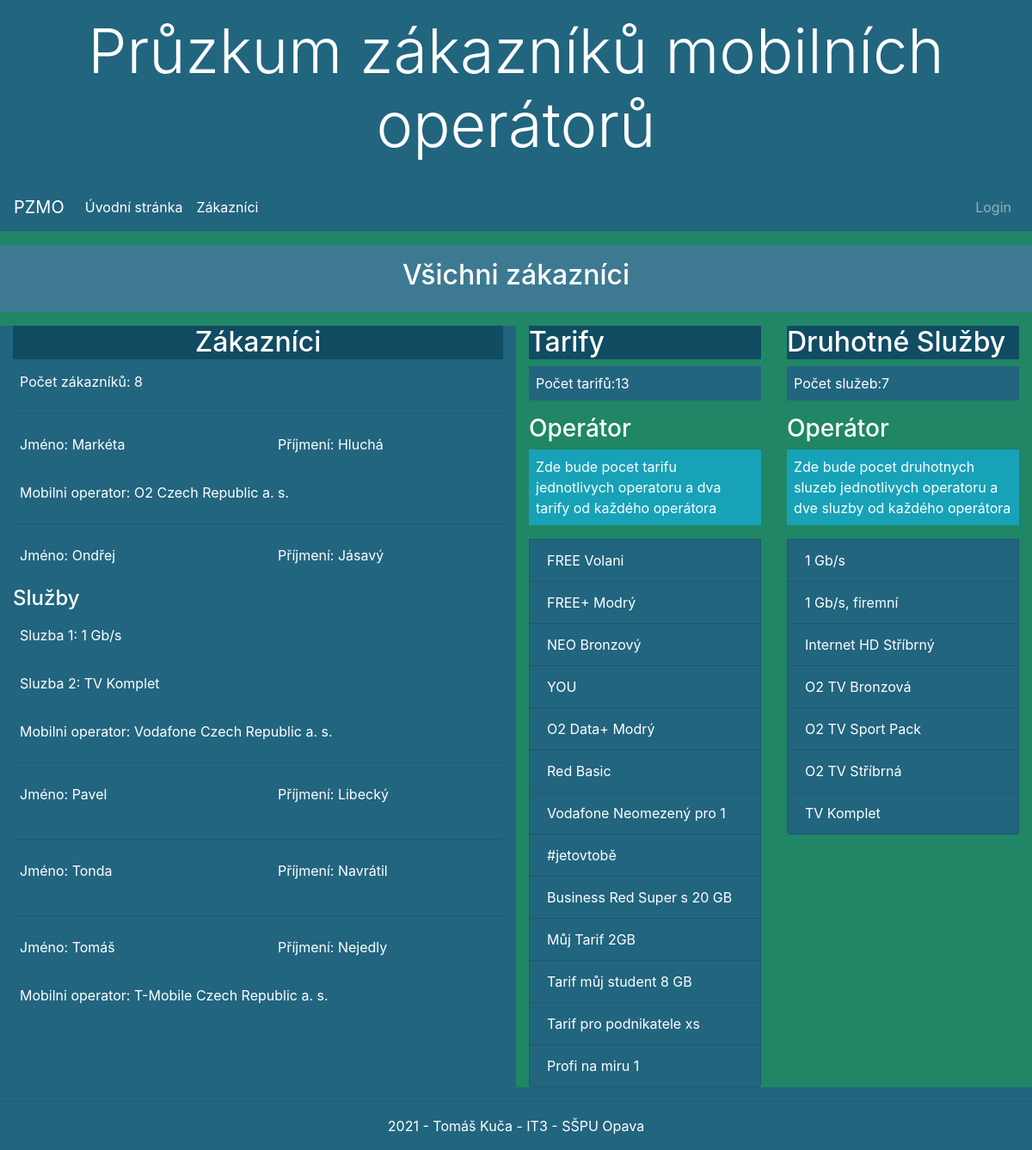
The app's page /zakaznici/ with its own data.
### zakaznici/models.py (models this page shows, shortened)
class Zakaznik(models.Model):
    jmeno = models.CharField(max_length=30, verbose_name='Křestní jméno')
    prijmeni = models.CharField(max_length=30, verbose_name='Příjmení')
    psc = models.PositiveIntegerField(validators=[MinValueValidator(10000), MaxValueValidator(99999)],
                                      verbose_name='Poštovní směrovací číslo')
    ulice = models.CharField(max_length=20, verbose_name='Ulice', blank=True)
    mesto = models.CharField(max_length=30, verbose_name='Město')
    cp = models.CharField(max_length=4, verbose_name='Číslo popisné')
    email = models.EmailField(max_length=50, unique=True, blank=True,null=True, verbose_name='Email zákazníka')
    druhotne_sluzby = models.ManyToManyField(DruhotneSluzby, blank=True, null=True,
                                             help_text='Select a secondary service of mobile operator which you use')
    class Meta:
        ordering = ['prijmeni']

class Smlouva(models.Model):
    datum_uzavreni = models.DateField(blank=True, null=True, verbose_name='Datum uzavření')
    zakaznik = models.ForeignKey(Zakaznik, on_delete=models.CASCADE)
    tarif = models.ForeignKey(Tarif, on_delete=models.CASCADE)
    operator = models.ForeignKey(MobilniOperator, on_delete=models.CASCADE)
    class Meta:
        ordering = ['datum_uzavreni']

class MobilniOperator(models.Model):
    nazev = models.CharField(max_length=100, verbose_name='Jméno mobilního operátora')
    psc = models.PositiveIntegerField(validators=[MinValueValidator(10000), MaxValueValidator(99999)],
                                      verbose_name='Poštovní směrovací číslo')
    ulice = models.CharField(max_length=20, verbose_name='Ulice')
    mesto = models.CharField(max_length=30, verbose_name='Město')
    cp = models.CharField(max_length=4, verbose_name='Číslo popisné')
    kontakt = models.PositiveIntegerField(validators=[MinValueValidator(100000000), MaxValueValidator(999999999)],
                                        default=111111111, verbose_name='Telefonni číslo')
    class Meta:
        ordering = ['nazev']

class DruhotneSluzby(models.Model):
    nazev = models.CharField(max_length=45, verbose_name='Nazev druhotné služby')
    cena = models.DecimalField(max_digits=5, decimal_places=2, verbose_name='Cena služeb za měsíc')
    popis = models.TextField(blank=True, null=True, verbose_name='Popis sluzby')
    operator = models.ForeignKey(MobilniOperator, on_delete=models.CASCADE)
    class Meta:
        ordering = ['nazev']

class Tarif(models.Model):
    nazev = models.CharField(max_length=40,verbose_name='Nazev tarifu')
    cena = models.DecimalField(max_digits=7,decimal_places=2, verbose_name='Cena tarifu')
    operator = models.ForeignKey(MobilniOperator, on_delete=models.CASCADE, blank=True, null=True)
    class Meta:
        order_with_respect_to = 'operator'

### zakaznici/views.py (the view)
# urls.py: path('', views.index, name='index'),
def index(requests):
    num_customers = Zakaznik.objects.all().count()
    num_tarify = Tarif.objects.all().count()
    num_sluzby = DruhotneSluzby.objects.all().count()
    customers = Zakaznik.objects.order_by('prijmeni')[:5]
    contracts = Smlouva.objects.order_by('-zakaznik')
    tarify = Tarif.objects.all()
    sluzby = DruhotneSluzby.objects.all()
    num_sluzby
    context = {
        'num_customers': num_customers,
        'num_tarify': num_tarify,
        'num_sluzby': num_sluzby,
        'customers': customers,
        'contracts': contracts,
        'sluzby': sluzby,
        'tarify': tarify,
    }
    return render(requests, 'index.html', context=context)

### zakaznici/templates/index.html
{% extends "base.html" %}
{% block content %}
<div class="row mt-3 mb-3 p-3 nadpis">
    <div class="col-sm-12">
        <h2 class="text-center ">Všichni zákazníci</h2>
    </div>
</div>
<div class="row" >
    {% include 'blocks/zakaznici.html' %}
    {% include 'blocks/tarify.html' %}
    {% include 'blocks/druhotne_sluzby.html' %}
</div>
{% endblock %}

### zakaznici/templates/blocks/zakaznici.html
<div class="col-md-6" id="zakaznici">
        <h2 class="text-center">Zákazníci</h2>
        <p>Počet zákazníků: {{ num_customers }}</p>
        {% for customer in customers %}
        <hr>
        <div class="row">
                <div class="col-md-6">
                        <p>Jméno: {{ customer.jmeno}}</p>
                </div>
                <div class="col-md-6">
                        <p>Příjmení: {{customer.prijmeni}}</p>
                </div>
        </div>
        {% if customer.druhotne_sluzby.all %}
        <h4>Služby</h4>
        {% for  sluz in customer.druhotne_sluzby.all %}
        <p>Sluzba {{ forloop.counter0 |add:"1"}}: {{ sluz.nazev }}</p>
        {% endfor %}
        {% endif %}
        {% for contract in contracts %}
            {% if customer.jmeno == contract.zakaznik.jmeno and customer.prijmeni == contract.zakaznik.prijmeni %}
        <p>Mobilni operator: {{ contract.operator.nazev }}</p>
            {% endif %}
        {% endfor %}
    {% endfor %}
</div>

### zakaznici/templates/blocks/tarify.html
<div class="col-md-3" id="tarify">
        <h2>Tarify</h2>
        <p>Počet tarifů:{{ num_tarify }}</p>
    <h3>Operátor</h3>
    <ul class="list-group">
            <p class="bg-info"> Zde bude pocet tarifu jednotlivych operatoru a dva tarify od každého operátora</p>
        {% for tarif in tarify %}
        <li class="list-group-item">{{tarif.nazev}}</li>
        {% endfor %}
        </ul>
</div>

### zakaznici/templates/blocks/druhotne_sluzby.html
<div class="col-md-3" id="sluzby">
        <h2>Druhotné Služby</h2>
        <p>Počet služeb:{{ num_sluzby }}</p>
    <h3>Operátor</h3>
    <ul class="list-group">
            <p class="bg-info"> Zde bude pocet druhotnych sluzeb jednotlivych operatoru a dve sluzby od každého operátora</p>
        {% for sluzba in sluzby %}
        <li class="list-group-item">{{sluzba.nazev}}</li>
        {% endfor %}
        </ul>
</div>

### zakaznici/static/css/style.css (style rules this page uses)
body { background-color:#208665; }
.nadpis , .nadpis h2 { background-color:#3D7A92; }
body { display: flex; flex-direction: column; min-height: 100vh; }
.container-fluid p { background-color: #22657F; padding: 0.5em; }
#zakaznici, .podrobnosti div.text { background-color:#22657F; }
#zakaznici h2, .podrobnosti h2 { background-color:#104C62; margin-bottom:0.2em; text-align:center; }
.list-group-item { background-color:#22657F; }
h2 { background-color:#104C62; }

### records on screen
Zakaznik: jmeno "Markéta", prijmeni "Hluchá"
Smlouva: operator.nazev "O2 Czech Republic a. s."
Zakaznik: jmeno "Ondřej", prijmeni "Jásavý"
DruhotneSluzby: nazev "1 Gb/s"
DruhotneSluzby: nazev "TV Komplet"
Smlouva: operator.nazev "Vodafone Czech Republic a. s."
Zakaznik: jmeno "Pavel", prijmeni "Libecký"
Zakaznik: jmeno "Tonda", prijmeni "Navrátil"
Zakaznik: jmeno "Tomáš", prijmeni "Nejedly"
Smlouva: operator.nazev "T-Mobile Czech Republic a. s."
Tarif: nazev "FREE Volani"
Tarif: nazev "FREE+ Modrý"
Tarif: nazev "NEO Bronzový"
Tarif: nazev "YOU"
Tarif: nazev "O2 Data+ Modrý"
Tarif: nazev "Red Basic"
Tarif: nazev "Vodafone Neomezený pro 1"
Tarif: nazev "#jetovtobě"
Tarif: nazev "Business Red Super s 20 GB"
Tarif: nazev "Můj Tarif 2GB"
Tarif: nazev "Tarif můj student 8 GB"
Tarif: nazev "Tarif pro podnikatele xs"
Tarif: nazev "Profi na miru 1"
DruhotneSluzby: nazev "1 Gb/s, firemní"
DruhotneSluzby: nazev "Internet HD Stříbrný"
DruhotneSluzby: nazev "O2 TV Bronzová"
DruhotneSluzby: nazev "O2 TV Sport Pack"
DruhotneSluzby: nazev "O2 TV Stříbrná"

### other values on screen
{{ num_customers }} "8"
{{ num_tarify }} "13"
{{ num_sluzby }} "7"
